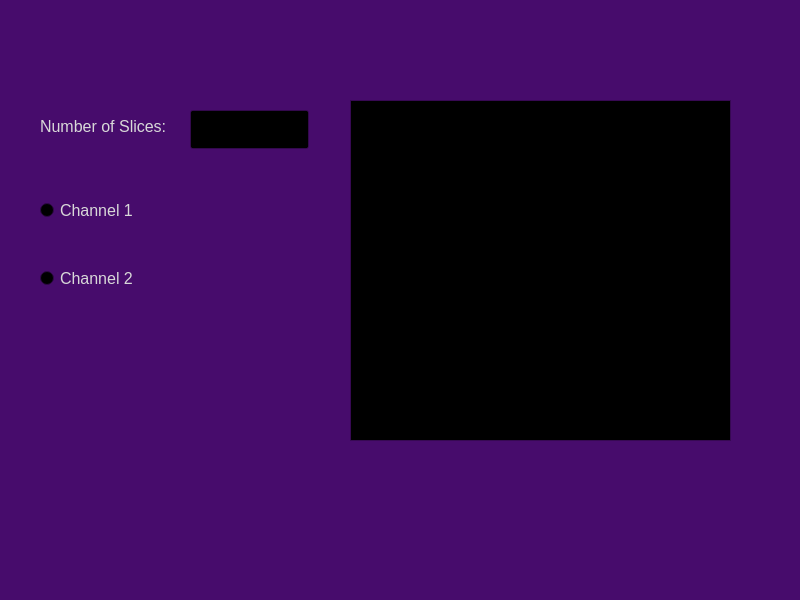
<?xml version="1.0" encoding="UTF-8"?>
<ui version="4.0">
 <class>MainWindow</class>
 <widget class="QMainWindow" name="MainWindow">
  <property name="geometry">
   <rect>
    <x>0</x>
    <y>0</y>
    <width>800</width>
    <height>600</height>
   </rect>
  </property>
  <property name="palette">
   <palette>
    <active>
     <colorrole role="WindowText">
      <brush brushstyle="SolidPattern">
       <color alpha="255">
        <red>216</red>
        <green>216</green>
        <blue>216</blue>
       </color>
      </brush>
     </colorrole>
     <colorrole role="Base">
      <brush brushstyle="SolidPattern">
       <color alpha="255">
        <red>0</red>
        <green>0</green>
        <blue>0</blue>
       </color>
      </brush>
     </colorrole>
     <colorrole role="Window">
      <brush brushstyle="SolidPattern">
       <color alpha="255">
        <red>71</red>
        <green>12</green>
        <blue>108</blue>
       </color>
      </brush>
     </colorrole>
    </active>
    <inactive>
     <colorrole role="WindowText">
      <brush brushstyle="SolidPattern">
       <color alpha="255">
        <red>216</red>
        <green>216</green>
        <blue>216</blue>
       </color>
      </brush>
     </colorrole>
     <colorrole role="Base">
      <brush brushstyle="SolidPattern">
       <color alpha="255">
        <red>0</red>
        <green>0</green>
        <blue>0</blue>
       </color>
      </brush>
     </colorrole>
     <colorrole role="Window">
      <brush brushstyle="SolidPattern">
       <color alpha="255">
        <red>71</red>
        <green>12</green>
        <blue>108</blue>
       </color>
      </brush>
     </colorrole>
    </inactive>
    <disabled>
     <colorrole role="WindowText">
      <brush brushstyle="SolidPattern">
       <color alpha="255">
        <red>120</red>
        <green>120</green>
        <blue>120</blue>
       </color>
      </brush>
     </colorrole>
     <colorrole role="Base">
      <brush brushstyle="SolidPattern">
       <color alpha="255">
        <red>71</red>
        <green>12</green>
        <blue>108</blue>
       </color>
      </brush>
     </colorrole>
     <colorrole role="Window">
      <brush brushstyle="SolidPattern">
       <color alpha="255">
        <red>71</red>
        <green>12</green>
        <blue>108</blue>
       </color>
      </brush>
     </colorrole>
    </disabled>
   </palette>
  </property>
  <property name="windowTitle">
   <string>MainWindow</string>
  </property>
  <widget class="QWidget" name="centralwidget">
   <widget class="QGraphicsView" name="pluginViewer">
    <property name="geometry">
     <rect>
      <x>350</x>
      <y>100</y>
      <width>381</width>
      <height>341</height>
     </rect>
    </property>
   </widget>
   <widget class="QLineEdit" name="numSlicesInput">
    <property name="geometry">
     <rect>
      <x>190</x>
      <y>110</y>
      <width>119</width>
      <height>39</height>
     </rect>
    </property>
   </widget>
   <widget class="QRadioButton" name="ch1Button">
    <property name="geometry">
     <rect>
      <x>40</x>
      <y>190</y>
      <width>151</width>
      <height>41</height>
     </rect>
    </property>
    <property name="font">
     <font>
      <pointsize>12</pointsize>
     </font>
    </property>
    <property name="text">
     <string>Channel 1</string>
    </property>
   </widget>
   <widget class="QRadioButton" name="ch2Button">
    <property name="geometry">
     <rect>
      <x>40</x>
      <y>260</y>
      <width>197</width>
      <height>37</height>
     </rect>
    </property>
    <property name="palette">
     <palette>
      <active>
       <colorrole role="Light">
        <brush brushstyle="SolidPattern">
         <color alpha="255">
          <red>190</red>
          <green>190</green>
          <blue>190</blue>
         </color>
        </brush>
       </colorrole>
       <colorrole role="BrightText">
        <brush brushstyle="SolidPattern">
         <color alpha="255">
          <red>143</red>
          <green>143</green>
          <blue>143</blue>
         </color>
        </brush>
       </colorrole>
       <colorrole role="HighlightedText">
        <brush brushstyle="SolidPattern">
         <color alpha="255">
          <red>150</red>
          <green>150</green>
          <blue>150</blue>
         </color>
        </brush>
       </colorrole>
      </active>
      <inactive>
       <colorrole role="Light">
        <brush brushstyle="SolidPattern">
         <color alpha="255">
          <red>190</red>
          <green>190</green>
          <blue>190</blue>
         </color>
        </brush>
       </colorrole>
       <colorrole role="BrightText">
        <brush brushstyle="SolidPattern">
         <color alpha="255">
          <red>143</red>
          <green>143</green>
          <blue>143</blue>
         </color>
        </brush>
       </colorrole>
       <colorrole role="HighlightedText">
        <brush brushstyle="SolidPattern">
         <color alpha="255">
          <red>150</red>
          <green>150</green>
          <blue>150</blue>
         </color>
        </brush>
       </colorrole>
      </inactive>
      <disabled>
       <colorrole role="Light">
        <brush brushstyle="SolidPattern">
         <color alpha="255">
          <red>190</red>
          <green>190</green>
          <blue>190</blue>
         </color>
        </brush>
       </colorrole>
       <colorrole role="BrightText">
        <brush brushstyle="SolidPattern">
         <color alpha="255">
          <red>143</red>
          <green>143</green>
          <blue>143</blue>
         </color>
        </brush>
       </colorrole>
       <colorrole role="HighlightedText">
        <brush brushstyle="SolidPattern">
         <color alpha="255">
          <red>150</red>
          <green>150</green>
          <blue>150</blue>
         </color>
        </brush>
       </colorrole>
      </disabled>
     </palette>
    </property>
    <property name="font">
     <font>
      <pointsize>12</pointsize>
     </font>
    </property>
    <property name="text">
     <string>Channel 2</string>
    </property>
   </widget>
   <widget class="QLabel" name="numSlicesLabel">
    <property name="geometry">
     <rect>
      <x>40</x>
      <y>110</y>
      <width>131</width>
      <height>33</height>
     </rect>
    </property>
    <property name="palette">
     <palette>
      <active>
       <colorrole role="BrightText">
        <brush brushstyle="SolidPattern">
         <color alpha="255">
          <red>195</red>
          <green>195</green>
          <blue>195</blue>
         </color>
        </brush>
       </colorrole>
       <colorrole role="ButtonText">
        <brush brushstyle="SolidPattern">
         <color alpha="255">
          <red>105</red>
          <green>105</green>
          <blue>105</blue>
         </color>
        </brush>
       </colorrole>
      </active>
      <inactive>
       <colorrole role="BrightText">
        <brush brushstyle="SolidPattern">
         <color alpha="255">
          <red>195</red>
          <green>195</green>
          <blue>195</blue>
         </color>
        </brush>
       </colorrole>
       <colorrole role="ButtonText">
        <brush brushstyle="SolidPattern">
         <color alpha="255">
          <red>105</red>
          <green>105</green>
          <blue>105</blue>
         </color>
        </brush>
       </colorrole>
      </inactive>
      <disabled>
       <colorrole role="BrightText">
        <brush brushstyle="SolidPattern">
         <color alpha="255">
          <red>195</red>
          <green>195</green>
          <blue>195</blue>
         </color>
        </brush>
       </colorrole>
       <colorrole role="ButtonText">
        <brush brushstyle="SolidPattern">
         <color alpha="255">
          <red>120</red>
          <green>120</green>
          <blue>120</blue>
         </color>
        </brush>
       </colorrole>
      </disabled>
     </palette>
    </property>
    <property name="font">
     <font>
      <pointsize>12</pointsize>
     </font>
    </property>
    <property name="text">
     <string>Number of Slices:</string>
    </property>
   </widget>
  </widget>
 </widget>
 <resources/>
 <connections/>
</ui>
